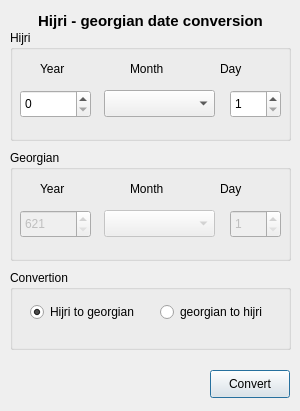
<?xml version="1.0" encoding="UTF-8"?>
<ui version="4.0">
 <class>Hijri</class>
 <widget class="QDialog" name="Hijri">
  <property name="geometry">
   <rect>
    <x>0</x>
    <y>0</y>
    <width>300</width>
    <height>411</height>
   </rect>
  </property>
  <property name="minimumSize">
   <size>
    <width>300</width>
    <height>411</height>
   </size>
  </property>
  <property name="maximumSize">
   <size>
    <width>300</width>
    <height>411</height>
   </size>
  </property>
  <property name="windowTitle">
   <string>Salat - date conversion</string>
  </property>
  <widget class="QGroupBox" name="groupBox">
   <property name="geometry">
    <rect>
     <x>10</x>
     <y>30</y>
     <width>281</width>
     <height>111</height>
    </rect>
   </property>
   <property name="title">
    <string>Hijri</string>
   </property>
   <widget class="QLabel" name="label">
    <property name="geometry">
     <rect>
      <x>210</x>
      <y>30</y>
      <width>54</width>
      <height>18</height>
     </rect>
    </property>
    <property name="text">
     <string>Day</string>
    </property>
   </widget>
   <widget class="QLabel" name="label_2">
    <property name="geometry">
     <rect>
      <x>120</x>
      <y>30</y>
      <width>54</width>
      <height>18</height>
     </rect>
    </property>
    <property name="text">
     <string>Month</string>
    </property>
   </widget>
   <widget class="QLabel" name="label_3">
    <property name="geometry">
     <rect>
      <x>30</x>
      <y>30</y>
      <width>54</width>
      <height>18</height>
     </rect>
    </property>
    <property name="text">
     <string>Year</string>
    </property>
   </widget>
   <widget class="QComboBox" name="hmonthBox">
    <property name="enabled">
     <bool>true</bool>
    </property>
    <property name="geometry">
     <rect>
      <x>94</x>
      <y>60</y>
      <width>111</width>
      <height>27</height>
     </rect>
    </property>
   </widget>
   <widget class="QSpinBox" name="hyearBox">
    <property name="geometry">
     <rect>
      <x>10</x>
      <y>60</y>
      <width>71</width>
      <height>28</height>
     </rect>
    </property>
    <property name="minimum">
     <number>0</number>
    </property>
    <property name="maximum">
     <number>3000</number>
    </property>
   </widget>
  </widget>
  <widget class="QGroupBox" name="groupBox_2">
   <property name="geometry">
    <rect>
     <x>10</x>
     <y>150</y>
     <width>281</width>
     <height>111</height>
    </rect>
   </property>
   <property name="title">
    <string>Georgian</string>
   </property>
   <widget class="QComboBox" name="jmonthBox">
    <property name="enabled">
     <bool>false</bool>
    </property>
    <property name="geometry">
     <rect>
      <x>94</x>
      <y>60</y>
      <width>111</width>
      <height>27</height>
     </rect>
    </property>
   </widget>
   <widget class="QLabel" name="label_4">
    <property name="geometry">
     <rect>
      <x>30</x>
      <y>30</y>
      <width>54</width>
      <height>18</height>
     </rect>
    </property>
    <property name="text">
     <string>Year</string>
    </property>
   </widget>
   <widget class="QLabel" name="label_5">
    <property name="geometry">
     <rect>
      <x>120</x>
      <y>30</y>
      <width>54</width>
      <height>18</height>
     </rect>
    </property>
    <property name="text">
     <string>Month</string>
    </property>
   </widget>
   <widget class="QLabel" name="label_6">
    <property name="geometry">
     <rect>
      <x>210</x>
      <y>30</y>
      <width>54</width>
      <height>18</height>
     </rect>
    </property>
    <property name="text">
     <string>Day</string>
    </property>
   </widget>
   <widget class="QSpinBox" name="jyearBox">
    <property name="enabled">
     <bool>false</bool>
    </property>
    <property name="geometry">
     <rect>
      <x>10</x>
      <y>60</y>
      <width>71</width>
      <height>28</height>
     </rect>
    </property>
    <property name="minimum">
     <number>621</number>
    </property>
    <property name="maximum">
     <number>3000</number>
    </property>
   </widget>
  </widget>
  <widget class="QPushButton" name="convertButton">
   <property name="geometry">
    <rect>
     <x>210</x>
     <y>370</y>
     <width>80</width>
     <height>28</height>
    </rect>
   </property>
   <property name="text">
    <string>Convert</string>
   </property>
  </widget>
  <widget class="QGroupBox" name="groupBox_3">
   <property name="geometry">
    <rect>
     <x>10</x>
     <y>270</y>
     <width>281</width>
     <height>80</height>
    </rect>
   </property>
   <property name="title">
    <string>Convertion</string>
   </property>
   <widget class="QRadioButton" name="hijriButton">
    <property name="geometry">
     <rect>
      <x>20</x>
      <y>30</y>
      <width>111</width>
      <height>24</height>
     </rect>
    </property>
    <property name="text">
     <string>Hijri to georgian</string>
    </property>
    <property name="checked">
     <bool>true</bool>
    </property>
   </widget>
   <widget class="QRadioButton" name="georgianButton">
    <property name="geometry">
     <rect>
      <x>150</x>
      <y>30</y>
      <width>111</width>
      <height>24</height>
     </rect>
    </property>
    <property name="text">
     <string>georgian to hijri</string>
    </property>
    <property name="checked">
     <bool>false</bool>
    </property>
   </widget>
  </widget>
  <widget class="QLabel" name="label_7">
   <property name="geometry">
    <rect>
     <x>10</x>
     <y>10</y>
     <width>281</width>
     <height>21</height>
    </rect>
   </property>
   <property name="font">
    <font>
     <pointsize>11</pointsize>
     <weight>75</weight>
     <bold>true</bold>
    </font>
   </property>
   <property name="text">
    <string>Hijri - georgian date conversion</string>
   </property>
   <property name="alignment">
    <set>Qt::AlignCenter</set>
   </property>
  </widget>
  <widget class="QSpinBox" name="hdayBox">
   <property name="geometry">
    <rect>
     <x>230</x>
     <y>90</y>
     <width>51</width>
     <height>28</height>
    </rect>
   </property>
   <property name="minimum">
    <number>1</number>
   </property>
   <property name="maximum">
    <number>30</number>
   </property>
  </widget>
  <widget class="QSpinBox" name="jdayBox">
   <property name="enabled">
    <bool>false</bool>
   </property>
   <property name="geometry">
    <rect>
     <x>230</x>
     <y>210</y>
     <width>51</width>
     <height>28</height>
    </rect>
   </property>
   <property name="minimum">
    <number>1</number>
   </property>
   <property name="maximum">
    <number>31</number>
   </property>
  </widget>
 </widget>
 <tabstops>
  <tabstop>hyearBox</tabstop>
  <tabstop>hmonthBox</tabstop>
  <tabstop>hdayBox</tabstop>
  <tabstop>jyearBox</tabstop>
  <tabstop>jmonthBox</tabstop>
  <tabstop>jdayBox</tabstop>
  <tabstop>hijriButton</tabstop>
  <tabstop>georgianButton</tabstop>
  <tabstop>convertButton</tabstop>
 </tabstops>
 <resources/>
 <connections/>
</ui>
